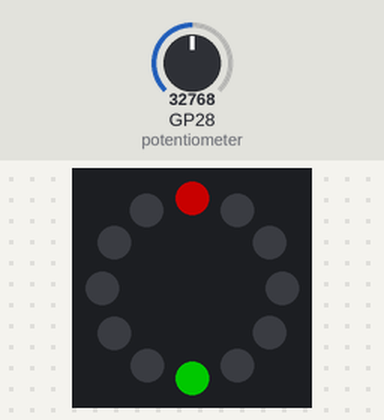
A program run on a simulated Raspberry Pi Pico running MicroPython. Shown: 12 RGB LEDs in a ring, first at the top, clockwise. Inputs (shaded band) come from the test bench; at power-on: GP28 (potentiometer) = 32768 (analog values on the 0–65535 scale). Dim RGB values are drawn brighter than linear; what the program prints to the serial console is not drawn.

Above: at 0.05 s.
At 1.2 s:
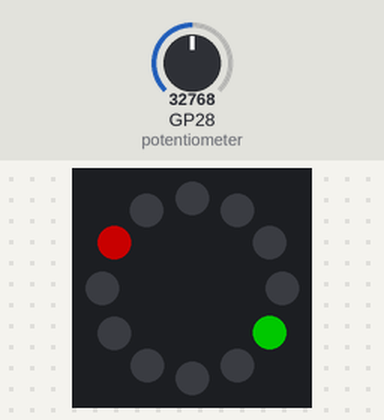
1.3 s: GP28 (potentiometer) set to 7864
3.2 s: GP28 (potentiometer) set to 0
At 3.33 s:
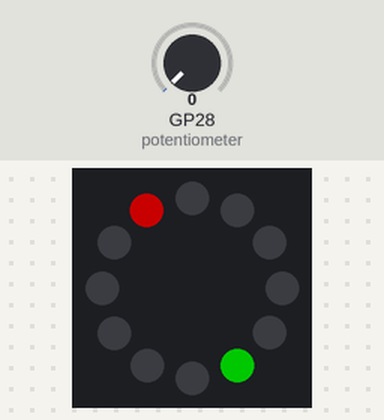

The program:

Slider_Spin_Around_Christmas_Day_8.py
```python
# Let it Glow Advent Calendar - Day 8
# Slider Control of Spin Around Christmas Colors
#
# Lori Pfahler
# December 15, 2023

from machine import Pin, ADC
from neopixel import NeoPixel
from utime import sleep

# Define the ring pin number 22 and number of LEDs = 12
ring = NeoPixel(Pin(22), 12)

# Set up the slider on ADC pin 28
potentiometer = ADC(Pin(28))

# delay times
fastDelay = 0.03
slowDelay = 0.2
# slope for equation to link delayTime to potValue
slope = (slowDelay - fastDelay)/65535

try:
    while True:
        # Read the potentiometer value
        potValue = potentiometer.read_u16()
        # scale the potValue to the desired range of delay times
        delayTime = (slope * potValue) + fastDelay
        # print for debugging and observing potValue and delayTime
        print(f'{potValue}, {delayTime}', end = '\r')

        for i in range(0, 12):
            # clear out last loop's LEDs
            ring.fill((0, 0, 0))
            # set to red
            ring[i] = (100, 0 , 0)
            # set to green
            if i < 6:
                ring[i + 6] = (0, 100, 0)
            else:
                ring[i - 6] = (0, 100, 0)
            # Send the data to the ring
            ring.write()
            # sleep
            sleep(delayTime)

except KeyboardInterrupt:
    # turn off LEDs
    ring.fill((0, 0, 0))
    ring.write()
```
